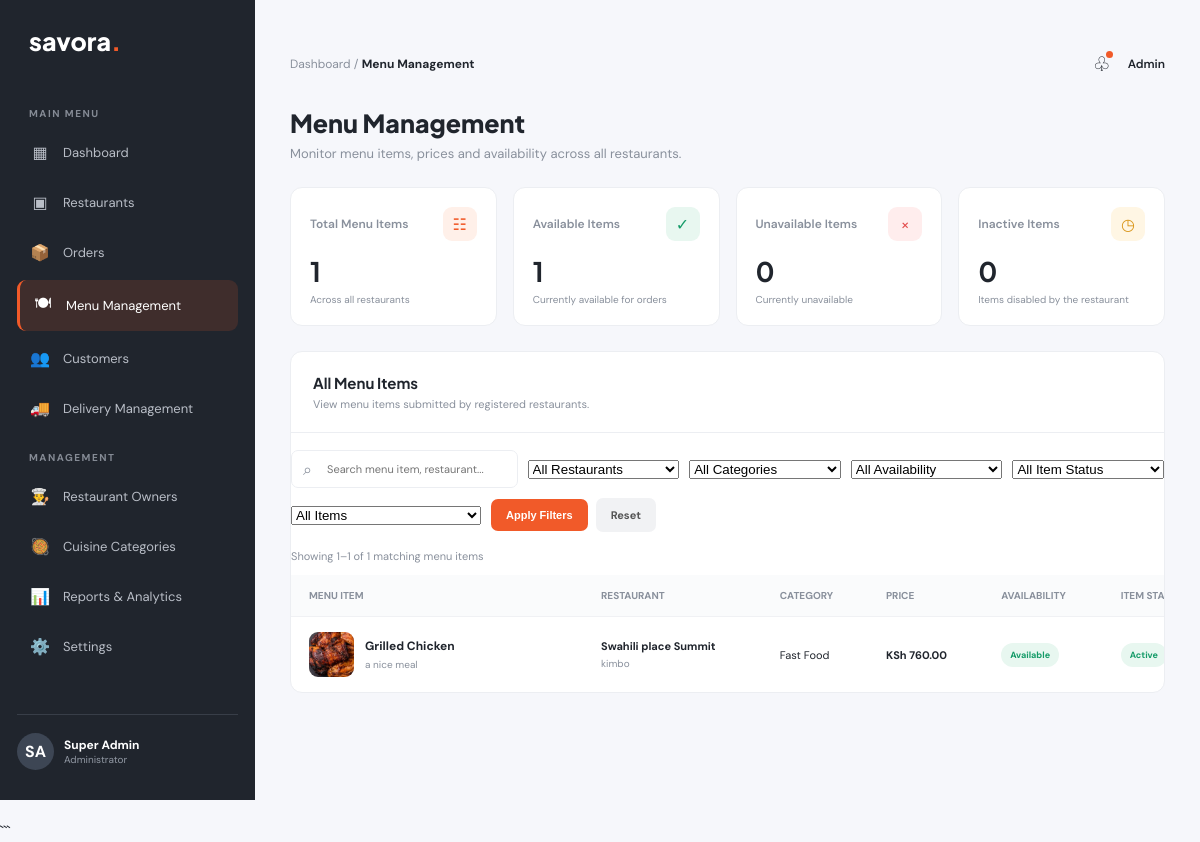
The app's page /admin-panel/menu-management (signed in), older data.
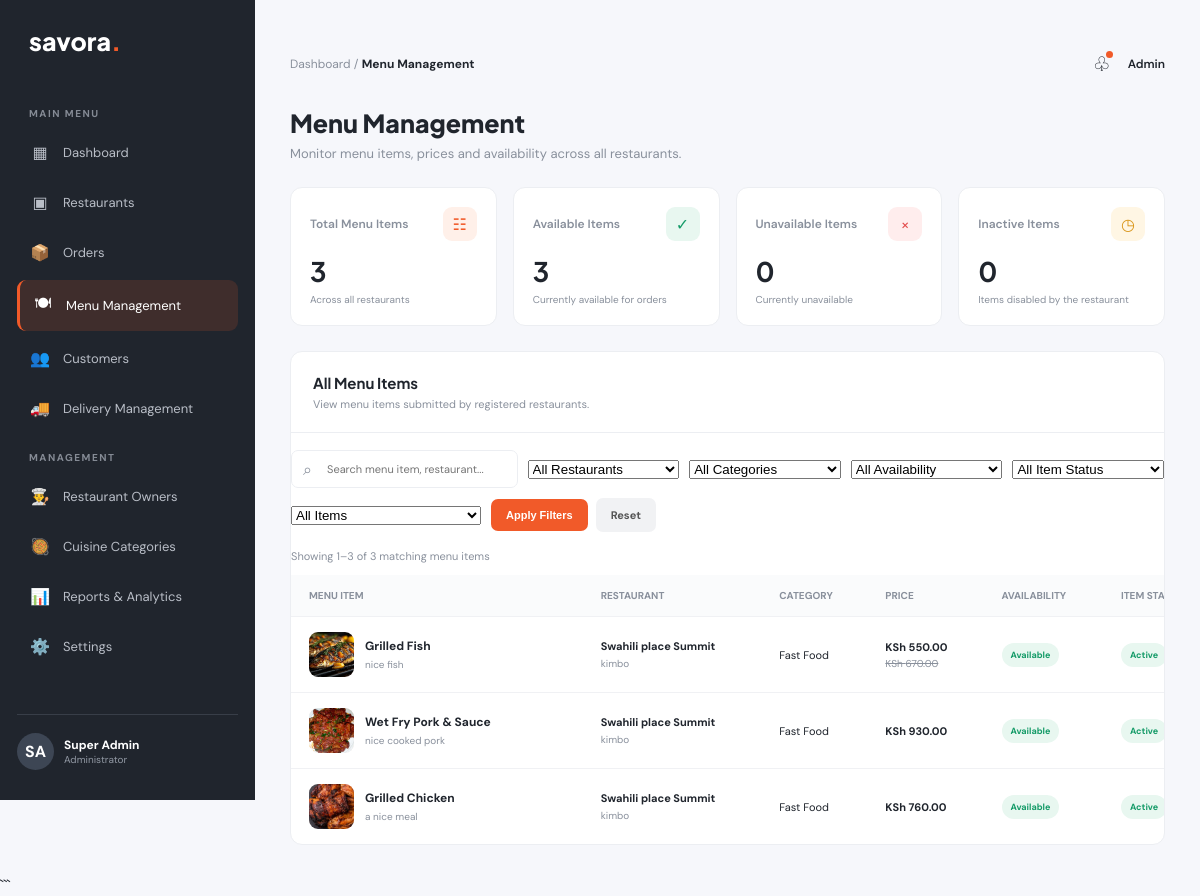
The same page, newer data.
### food_delivery/models.py (models this page shows, shortened)
class MenuItem(models.Model):
    restaurant = models.ForeignKey(
        Restaurant,
        on_delete=models.CASCADE,
        related_name='menu_items'
    )
    category = models.ForeignKey(
        MenuCategory,
        on_delete=models.PROTECT,
        related_name='menu_items'
    )
    name = models.CharField(max_length=200)
    description = models.TextField()
    image = models.ImageField(
        upload_to='menu_items/',
        blank=True,
        null=True
    )
    price = models.DecimalField(
        max_digits=10,
        decimal_places=2
    )
    discount_price = models.DecimalField(
        max_digits=10,
        decimal_places=2,
        blank=True,
        null=True
    )
    preparation_time = models.PositiveIntegerField(
        blank=True,
        null=True,
        help_text='Estimated preparation time in minutes'
    )
    serving_size = models.CharField(
        max_length=100,
        blank=True
    )
    ingredients = models.TextField(blank=True)
    allergens = models.CharField(max_length=255, blank=True)
    is_available = models.BooleanField(default=True)
    is_active = models.BooleanField(default=True)
    is_featured = models.BooleanField(default=False)
    created_at = models.DateTimeField(auto_now_add=True)
    updated_at = models.DateTimeField(auto_now=True)
    class Meta:
        ordering = ['-created_at']
    @property
    def current_price(self):
        if self.discount_price is not None:
            return self.discount_price
        return self.price

class Restaurant(models.Model):
    STATUS_CHOICES = [
        ('pending', 'Pending Approval'),
        ('approved', 'Approved'),
        ('rejected', 'Rejected'),
        ('suspended', 'Suspended'),
    ]
    owner = models.ForeignKey(
        User,
        on_delete=models.CASCADE,
        related_name='restaurants'
    )
    name = models.CharField(max_length=200)
    description = models.TextField()
    cuisine = models.ForeignKey(
        Cuisine,
        on_delete=models.SET_NULL,
        null=True,
        blank=True,
        related_name='restaurants'
    )
    logo = models.ImageField(
        upload_to='restaurants/logos/',
        blank=True,
        null=True
    )
    cover_image = models.ImageField(
        upload_to='restaurants/covers/',
        blank=True,
        null=True
    )
    phone = models.CharField(max_length=20)
    email = models.EmailField(blank=True)
    country = models.CharField(max_length=100, default='Kenya')
    county = models.CharField(max_length=100)
    town = models.CharField(max_length=100)
    area = models.CharField(
        max_length=150,
        help_text='Estate or neighbourhood, e.g. Kimbo'
    )
    street = models.CharField(max_length=150, blank=True)
    building = models.CharField(max_length=150, blank=True)
    landmark = models.CharField(max_length=200, blank=True)
    additional_directions = models.TextField(blank=True)
    status = models.CharField(
        max_length=20,
        choices=STATUS_CHOICES,
        default='pending'
    )
    created_at = models.DateTimeField(auto_now_add=True)
    updated_at = models.DateTimeField(auto_now=True)
    class Meta:
        ordering = ['-created_at']

class MenuCategory(models.Model):
    name = models.CharField(max_length=100, unique=True)
    description = models.TextField(blank=True)
    is_active = models.BooleanField(default=True)
    created_at = models.DateTimeField(auto_now_add=True)
    class Meta:
        ordering = ['name']
        verbose_name_plural = 'Menu Categories'

### food_delivery_Admin/views.py (the view, shortened to what this page needs)
@staff_member_required
def menu_management(request):
    menu_items = MenuItem.objects.select_related(
        'restaurant',
        'category'
    ).order_by('-created_at')
    search_query = request.GET.get('q', '').strip()
    restaurant_filter = request.GET.get('restaurant', '').strip()
    if restaurant_filter:
        menu_items = menu_items.filter(
            restaurant_id=restaurant_filter
        )
    category_filter = request.GET.get('category', '').strip()
    if category_filter:
        menu_items = menu_items.filter(
            category_id=category_filter
        )
    availability_filter = request.GET.get('availability', '').strip()
    if availability_filter == 'available':
        menu_items = menu_items.filter(is_available=True)
    elif availability_filter == 'unavailable':
        menu_items = menu_items.filter(is_available=False)
    status_filter = request.GET.get('status', '').strip()
    if status_filter == 'active':
        menu_items = menu_items.filter(is_active=True)
    elif status_filter == 'inactive':
        menu_items = menu_items.filter(is_active=False)
    featured_filter = request.GET.get('featured', '').strip()
    if featured_filter == 'featured':
        menu_items = menu_items.filter(is_featured=True)
    elif featured_filter == 'not_featured':
        menu_items = menu_items.filter(is_featured=False)
    total_menu_items = MenuItem.objects.count()
    available_items = MenuItem.objects.filter(
        is_available=True
    ).count()
    unavailable_items = MenuItem.objects.filter(
        is_available=False
    ).count()
    inactive_items = MenuItem.objects.filter(
        is_active=False
    ).count()
    featured_items = MenuItem.objects.filter(
        is_featured=True
    ).count()
    paginator = Paginator(menu_items, 10)
    page_number = request.GET.get('page')
    page_obj = paginator.get_page(page_number)
    query_params = request.GET.copy()
    query_params.pop('page', None)
    filter_querystring = query_params.urlencode()
    restaurants = Restaurant.objects.order_by('name')
    categories = MenuCategory.objects.order_by('name')
    context = {
        'page_obj': page_obj,
        'menu_items': page_obj.object_list,
        'restaurants': restaurants,
        'categories': categories,
        'search_query': search_query,
        'restaurant_filter': restaurant_filter,
        'category_filter': category_filter,
        'availability_filter': availability_filter,
        'status_filter': status_filter,
        'featured_filter': featured_filter,
        'filter_querystring': filter_querystring,
        'total_menu_items': total_menu_items,
        'available_items': available_items,
        'unavailable_items': unavailable_items,
        'inactive_items': inactive_items,
        'featured_items': featured_items,
    }
    return render(
        request,
        'food_delivery_Admin/menu_management/menu_management.html',
        context
    )

### food_delivery_Admin/templates/food_delivery_Admin/menu_management/menu_management.html (shortened to what the changed rows need)
{% extends 'food_delivery_Admin/base.html' %}
{% block content %}
<div class="menu-management-page">
    <div class="page-heading">
        <div>
            <h1>Menu Management</h1>
        </div>
    </div>
    <section class="stats">
        <div class="stat-card">
            <div class="stat-top">
                <span class="stat-label">Total Menu Items</span>
                <span class="stat-icon orange">☷</span>
            </div>
            <h2>{{ total_menu_items }}</h2>
            <small>Across all restaurants</small>
        </div>
        <div class="stat-card">
            <div class="stat-top">
                <span class="stat-label">Available Items</span>
                <span class="stat-icon green">✓</span>
            </div>
            <h2>{{ available_items }}</h2>
            <small>Currently available for orders</small>
        </div>
        <div class="stat-card">
            <h2>{{ unavailable_items }}</h2>
        </div>
        <div class="stat-card">
            <h2>{{ inactive_items }}</h2>
        </div>
    </section>
    <section class="content-card">
        <div class="card-heading">
            <div>
            </div>
        </div>
        <form method="GET" action="{% url 'food_delivery_Admin:menu_management' %}"
              class="menu-filters">
            <div class="search">
            </div>
            <select name="restaurant">
            </select>
            <select name="category">
            </select>
            <select name="availability">
            </select>
            <select name="status">
            </select>
            <select name="featured">
            </select>
            <div class="filter-actions">
            </div>
        </form>
        <div class="results-info">
            Showing {{ page_obj.start_index }}–{{ page_obj.end_index }}
            of {{ page_obj.paginator.count }} matching menu items
        </div>
        <div class="table-wrap">
            <table class="menu-table">
                <thead>
                    <tr>
                        <th>MENU ITEM</th>
                        <th>RESTAURANT</th>
                        <th>CATEGORY</th>
                        <th>PRICE</th>
                        <th>AVAILABILITY</th>
                        <th>ITEM STATUS</th>
                    </tr>
                </thead>
                <tbody>
                    {% for item in menu_items %}
                        <tr>
                            <td>
                                <div class="menu-item-info">
                                    {% if item.image %}
                                        <img
                                            src="{{ item.image.url }}"
                                            alt="{{ item.name }}"
                                            class="menu-item-image"
                                        >
                                    {% else %}
                                        <div class="menu-item-placeholder">
                                            🍽️
                                        </div>
                                    {% endif %}
                                    <div>
                                        <strong>{{ item.name }}</strong>
                                        <small>
                                            {{ item.description|default:"No description provided"|truncatechars:55 }}
                                        </small>
                                    </div>
                                </div>
                            </td>
                            <td>
                                <div class="restaurant-cell">
                                    <strong>{{ item.restaurant.name }}</strong>
                                    <small>
                                        {% if item.restaurant.area %}
                                            {{ item.restaurant.area }}
                                        {% elif item.restaurant.town %}
                                            {{ item.restaurant.town }}
                                        {% else %}
                                            Location not provided
                                        {% endif %}
                                    </small>
                                </div>
                            </td>
                            <td class="table-category">
                                {{ item.category.name }}
                            </td>
                            <td>
                                <div class="menu-price">
                                    KSh {{ item.current_price|floatformat:2 }}
                                </div>
                                {% if item.discount_price %}
                                    <span class="price-old">
                                        KSh {{ item.price|floatformat:2 }}
                                    </span>
                                {% endif %}
                            </td>
                            <td>
                                {% if item.is_available %}
                                    <span class="status available">
                                        Available
                                    </span>
                                {% else %}
                                    <span class="status unavailable">
                                        Unavailable
                                    </span>
                                {% endif %}
                            </td>
                            <td>
                                {% if item.is_active %}
                                    <span class="status active-status">
                                        Active
                                    </span>
                                {% else %}
                                    <span class="status inactive-status">
                                        Inactive
                                    </span>
                                {% endif %}
                            </td>
                        </tr>
                    {% endfor %}
                </tbody>
            </table>
        </div>
    </section>
</div>
{% endblock content %}

Row changes from the older to the newer data that the page shows:
added MenuItem: image (picture), name "Grilled Fish", description "nice fish", restaurant.name "Swahili place Summit", restaurant.area "kimbo", category.name "Fast Food", current_price "550.00", price "670.00", is_available "Available", is_active "Active"
added MenuItem: image (picture), name "Wet Fry Pork & Sauce", description "nice cooked pork", restaurant.name "Swahili place Summit", restaurant.area "kimbo", category.name "Fast Food", current_price "930.00", is_available "Available", is_active "Active"
Text that changed along with them:
{{ total_menu_items }}: "1" → "3"
{{ available_items }}: "1" → "3"
{{ page_obj.end_index }}: "1" → "3"
{{ page_obj.paginator.count }}: "1" → "3"
